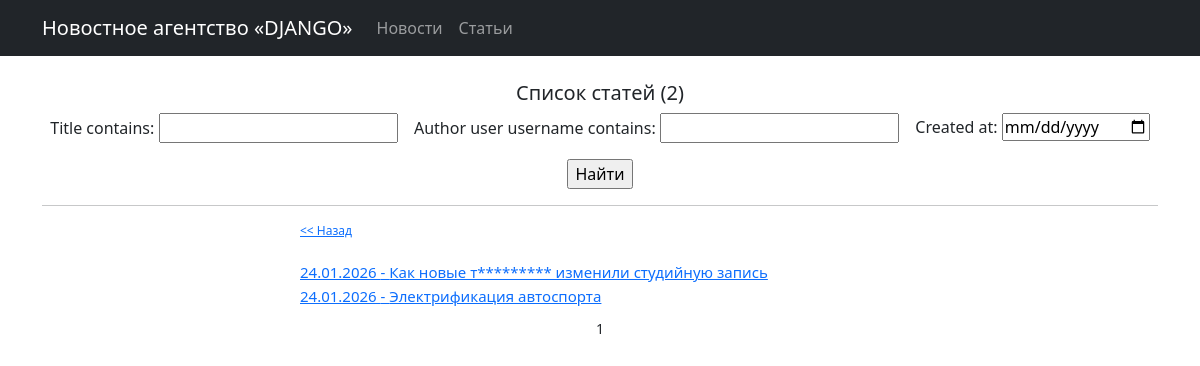
Screenshot of /articles/search/ with the database file from the repository.
### news/models.py (models this page shows, shortened)
class Post(models.Model):
    news = 'NE'
    article = 'AR'
    POST_TYPES = [
        (news, 'Новость'),
        (article, 'Статья'),
    ]
    author = models.ForeignKey(Author, on_delete=models.CASCADE)
    post_type = models.CharField(max_length=2, choices=POST_TYPES)
    created_at = models.DateTimeField(auto_now_add=True)
    title = models.CharField(max_length=255)
    text = models.TextField()
    rating = models.IntegerField(default=0)
    categories = models.ManyToManyField(Category, through="PostCategory")

### news/views.py (the view)
class NewsSearch(ListView):
    model = Post
    ordering = '-created_at'
    post_type = None
    template_name = None
    context_object_name = None
    paginate_by = 10
    def setup(self, request, *args, **kwargs):
        super().setup(request, *args, **kwargs)
        self.post_type = kwargs.get("post_type")
        self.template_name = f'{self.post_type}_search.html'
        self.context_object_name = self.post_type.__str__()
    def get_queryset(self):
        queryset = super().get_queryset()
        queryset = queryset.filter(
            post_type='NE' if self.post_type == "news" else "AR"
        )
        self.filterset = NewsFilter(self.request.GET, queryset)
        return self.filterset.qs
    def get_context_data(self, **kwargs):
        context = super().get_context_data()
        context['filterset'] = self.filterset
        return context

### news/templatetags/custom_filters.py (called while the page is built)
@register.filter()
def censor(value):
    value_split = value.split()
    for index, value_str in enumerate(value_split):
        if value_str.lower() in forbidden_words:
            value_split[index] = value_str[0] + "*" * (len(value_str) - 1)
    return " ".join(value_split)

### templates/articles_search.html (shortened to what this page needs)
{% extends 'flatpages/default.html' %}
{% load custom_filters %}
{% load custom_tags %}
{% block content %}
    <h1 style="font-size: 20px; margin-top: 25px">Список статей ({{ page_obj.paginator.count }})</h1>
    <form action="" method="get">
        <div style="display: flex; margin: auto; justify-content: space-around;">{{ filterset.form.as_p }}</div>
        <input type="submit" value="Найти">
    </form>
    <hr>
    <div style="margin: auto; width: 600px; text-align: left;">
        <div style="font-size: 12px; margin-bottom: 20px;"><a href="/articles"><< Назад</a></div>
        <div>
            {% if articles %}
                {% for articles_item in articles %}
                    <a href="/articles/{{ articles_item.id }}" style="font-size: 15px;">{{ articles_item.created_at|date:'d.m.Y' }} - {{ articles_item.title|censor|truncatechars:72 }}</a><br>
                {% endfor %}
            {% else %}
                <h2 style="font-size: 18px; text-align: center;">Статьи отсутствуют</h2>
            {% endif %}
            <div style="margin-top: 10px; font-size: 14px; text-align: center;">
                {{ page_obj.number }}
            </div>
        </div>
    </div>
{% endblock content %}

### rows the page displays
Post: created_at "24.01.2026", title|censor "Как новые т********* изменили студийную запись"
Post: created_at "24.01.2026", title|censor "Электрификация автоспорта"

### other values shown
{{ page_obj.paginator.count }} "2"
{{ page_obj.number }} "1"
